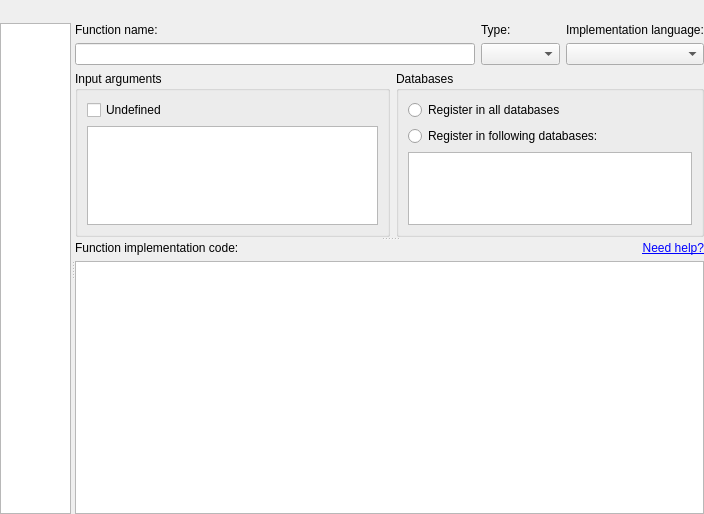
<?xml version="1.0" encoding="UTF-8"?>
<ui version="4.0">
 <class>FunctionsEditor</class>
 <widget class="QWidget" name="FunctionsEditor">
  <property name="geometry">
   <rect>
    <x>0</x>
    <y>0</y>
    <width>704</width>
    <height>514</height>
   </rect>
  </property>
  <property name="windowTitle">
   <string>Form</string>
  </property>
  <layout class="QVBoxLayout" name="verticalLayout">
   <property name="leftMargin">
    <number>0</number>
   </property>
   <property name="topMargin">
    <number>0</number>
   </property>
   <property name="rightMargin">
    <number>0</number>
   </property>
   <property name="bottomMargin">
    <number>0</number>
   </property>
   <item>
    <widget class="QToolBar" name="toolBar"/>
   </item>
   <item>
    <widget class="QWidget" name="mainWidget" native="true">
     <layout class="QHBoxLayout" name="horizontalLayout">
      <property name="leftMargin">
       <number>0</number>
      </property>
      <property name="topMargin">
       <number>0</number>
      </property>
      <property name="rightMargin">
       <number>0</number>
      </property>
      <property name="bottomMargin">
       <number>0</number>
      </property>
      <item>
       <widget class="QSplitter" name="splitter">
        <property name="orientation">
         <enum>Qt::Horizontal</enum>
        </property>
        <widget class="QListView" name="list">
         <property name="sizePolicy">
          <sizepolicy hsizetype="Expanding" vsizetype="Expanding">
           <horstretch>1</horstretch>
           <verstretch>0</verstretch>
          </sizepolicy>
         </property>
         <property name="editTriggers">
          <set>QAbstractItemView::NoEditTriggers</set>
         </property>
         <property name="alternatingRowColors">
          <bool>true</bool>
         </property>
         <property name="verticalScrollMode">
          <enum>QAbstractItemView::ScrollPerPixel</enum>
         </property>
        </widget>
        <widget class="QWidget" name="rightWidget" native="true">
         <property name="sizePolicy">
          <sizepolicy hsizetype="Preferred" vsizetype="Preferred">
           <horstretch>4</horstretch>
           <verstretch>0</verstretch>
          </sizepolicy>
         </property>
         <layout class="QVBoxLayout" name="verticalLayout_2">
          <property name="leftMargin">
           <number>0</number>
          </property>
          <property name="topMargin">
           <number>0</number>
          </property>
          <property name="rightMargin">
           <number>0</number>
          </property>
          <property name="bottomMargin">
           <number>0</number>
          </property>
          <item>
           <widget class="QSplitter" name="splitter_2">
            <property name="orientation">
             <enum>Qt::Vertical</enum>
            </property>
            <widget class="QWidget" name="topWidget" native="true">
             <property name="sizePolicy">
              <sizepolicy hsizetype="Preferred" vsizetype="Preferred">
               <horstretch>0</horstretch>
               <verstretch>1</verstretch>
              </sizepolicy>
             </property>
             <layout class="QGridLayout" name="gridLayout">
              <item row="2" column="3">
               <widget class="QComboBox" name="langCombo"/>
              </item>
              <item row="0" column="0">
               <widget class="QLabel" name="nameLabel">
                <property name="text">
                 <string>Function name:</string>
                </property>
               </widget>
              </item>
              <item row="0" column="3">
               <widget class="QLabel" name="langLabel">
                <property name="text">
                 <string>Implementation language:</string>
                </property>
               </widget>
              </item>
              <item row="4" column="0">
               <widget class="QGroupBox" name="argsGroup">
                <property name="sizePolicy">
                 <sizepolicy hsizetype="Preferred" vsizetype="Preferred">
                  <horstretch>4</horstretch>
                  <verstretch>0</verstretch>
                 </sizepolicy>
                </property>
                <property name="title">
                 <string>Input arguments</string>
                </property>
                <layout class="QGridLayout" name="gridLayout_2">
                 <item row="0" column="0">
                  <widget class="QCheckBox" name="undefArgsCheck">
                   <property name="text">
                    <string>Undefined</string>
                   </property>
                  </widget>
                 </item>
                 <item row="2" column="0" rowspan="5" colspan="3">
                  <widget class="QListWidget" name="argsList">
                   <property name="dragEnabled">
                    <bool>true</bool>
                   </property>
                   <property name="dragDropMode">
                    <enum>QAbstractItemView::InternalMove</enum>
                   </property>
                  </widget>
                 </item>
                 <item row="0" column="2">
                  <widget class="QToolBar" name="argsToolBar"/>
                 </item>
                 <item row="0" column="1">
                  <spacer name="horizontalSpacer">
                   <property name="orientation">
                    <enum>Qt::Horizontal</enum>
                   </property>
                   <property name="sizeHint" stdset="0">
                    <size>
                     <width>40</width>
                     <height>20</height>
                    </size>
                   </property>
                  </spacer>
                 </item>
                </layout>
               </widget>
              </item>
              <item row="0" column="2">
               <widget class="QLabel" name="typeLabel">
                <property name="text">
                 <string>Type:</string>
                </property>
               </widget>
              </item>
              <item row="2" column="2">
               <widget class="QComboBox" name="typeCombo"/>
              </item>
              <item row="4" column="1" colspan="3">
               <widget class="QGroupBox" name="databasesGroup">
                <property name="sizePolicy">
                 <sizepolicy hsizetype="Preferred" vsizetype="Preferred">
                  <horstretch>1</horstretch>
                  <verstretch>0</verstretch>
                 </sizepolicy>
                </property>
                <property name="title">
                 <string>Databases</string>
                </property>
                <layout class="QVBoxLayout" name="verticalLayout_3">
                 <item>
                  <widget class="QRadioButton" name="allDatabasesRadio">
                   <property name="text">
                    <string>Register in all databases</string>
                   </property>
                  </widget>
                 </item>
                 <item>
                  <widget class="QRadioButton" name="selDatabasesRadio">
                   <property name="text">
                    <string>Register in following databases:</string>
                   </property>
                  </widget>
                 </item>
                 <item>
                  <widget class="QTreeView" name="databasesList">
                   <property name="editTriggers">
                    <set>QAbstractItemView::NoEditTriggers</set>
                   </property>
                   <attribute name="headerVisible">
                    <bool>false</bool>
                   </attribute>
                   <attribute name="headerDefaultSectionSize">
                    <number>0</number>
                   </attribute>
                  </widget>
                 </item>
                </layout>
               </widget>
              </item>
              <item row="2" column="0" colspan="2">
               <widget class="QLineEdit" name="nameEdit"/>
              </item>
             </layout>
            </widget>
            <widget class="QWidget" name="bottomWidget" native="true">
             <property name="sizePolicy">
              <sizepolicy hsizetype="Preferred" vsizetype="Preferred">
               <horstretch>0</horstretch>
               <verstretch>2</verstretch>
              </sizepolicy>
             </property>
             <layout class="QGridLayout" name="gridLayout_3">
              <property name="leftMargin">
               <number>0</number>
              </property>
              <property name="topMargin">
               <number>0</number>
              </property>
              <property name="rightMargin">
               <number>0</number>
              </property>
              <property name="bottomMargin">
               <number>0</number>
              </property>
              <item row="0" column="0">
               <widget class="QLabel" name="implLabel">
                <property name="text">
                 <string>Function implementation code:</string>
                </property>
               </widget>
              </item>
              <item row="0" column="1">
               <widget class="QLabel" name="helpLabel">
                <property name="text">
                 <string>&lt;html&gt;&lt;head/&gt;&lt;body&gt;&lt;p&gt;&lt;a href=&quot;http://sqlitestudio.pl/wiki/index.php/User_Manual#Custom_SQL_functions&quot;&gt;Need help?&lt;/a&gt;&lt;/p&gt;&lt;/body&gt;&lt;/html&gt;</string>
                </property>
                <property name="alignment">
                 <set>Qt::AlignRight|Qt::AlignTrailing|Qt::AlignVCenter</set>
                </property>
                <property name="openExternalLinks">
                 <bool>true</bool>
                </property>
               </widget>
              </item>
              <item row="2" column="0" colspan="2">
               <widget class="QPlainTextEdit" name="edit"/>
              </item>
             </layout>
            </widget>
           </widget>
          </item>
         </layout>
        </widget>
       </widget>
      </item>
     </layout>
    </widget>
   </item>
  </layout>
 </widget>
 <resources/>
 <connections/>
</ui>
